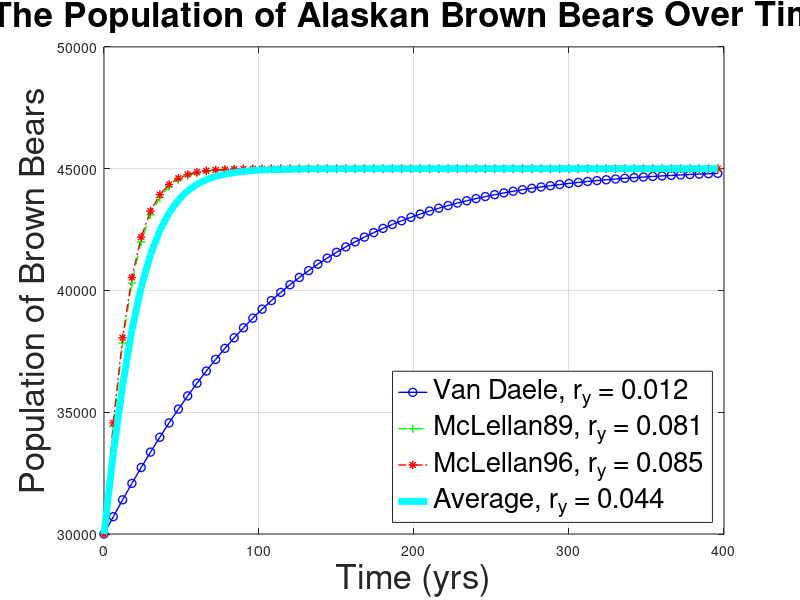

Recreate this plot in MATLAB. (Note: this script raises an error after producing the figure.)
  % Brown Bear Logstic Equation
  
clear
close all
clc
  
% Initial Population
y_0 = 30000;

% r by Van Daele
r_VD = 0.012;
% r by McLellan (Table 2)
r_FV = 0.081;
% r by McLellan
r_M = 0.084;
% r by the average
r_AVG = mean([r_VD,r_FV,r_M]);

% Vector of Growth Rates
r = [r_VD,r_FV,r_M,r_AVG];

% Carrying Capacity
K = 45000;

% Time Intervals
% t = 0:3:120;
t = 0:6:400;


legendNames{1} = 'Van Daele, r_y = 0.012';
legendNames{2} = 'McLellan89, r_y = 0.081';
legendNames{3} = 'McLellan96, r_y = 0.085';
legendNames{4} = 'Average, r_y = 0.044';

% line properties
% List a bunch of markers; they will be selected in 
% order and then the selection will start again if 
% there are more lines than markers.  
markers = {'o','+','*','s','d','v','>','h'};
% List a bunch of colors; like the markers, they 
% will be selected circularly. 
colors = {'b','g','r','k','c','m'};
% Same with line styles
linestyle = {'-','--','-.',':'};
% This function will do the circular selection
% Example:  getprop(colors, 7) = 'b'
getFirst = @(v)v{1}; 
getprop = @(options, idx)getFirst(circshift(options,-idx+1));

% For loop for the different growth rates.
for i = 1:length(r)-1

    % Logistic Function
    h = @(t,y) r(i).*y(1).*(1-(y(1)/K));

    % Solutions to the Function
    [t za] = ode45(h,t,y_0);
    
    % Plots the Function with the chosedn growth rate
    figure(1)
    plot(t,za(:,1),...
        'Marker',getprop(markers,i),...
        'color',getprop(colors,i),...
        'linestyle',getprop(linestyle,i),...
        'LineWidth',1)
    hold on
end
% Plots the Average Growth Rate with a bold line
h = @(t,y) r(4).*y(1).*(1-(y(1)/K));
[t za] = ode45(h,t,y_0);
plot(t,za(:,1),"Color",'c','LineWidth',5)
xlabel("Time (yrs)", 'FontSize', 25)
ylabel("Population of Brown Bears", 'FontSize', 25)
title("The Population of Alaskan Brown Bears Over Time", ...
    'FontSize', 25)
legend(legendNames, 'FontSize', 20,'Location','SouthEast')
grid on
ax = gca;
ax.GridAlpha = 1;
set(gca,"FontSize",20)
grid minor
ax.MinorGridAlpha = 1;

